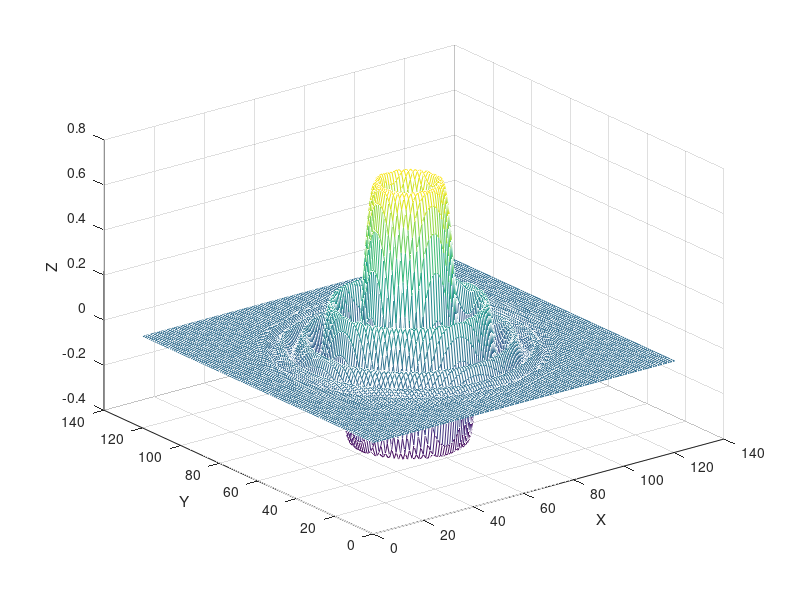

MATLAB code to generate this figure:
clear;
clc;

% [x,y] = meshgrid(0:0.1:5);
% 
% z = sin(x).*cos(y);
% 
% mesh(z);
% xlabel('X');
% ylabel('Y');
% zlabel('Z');

% [x,y] = meshgrid(-5:0.1:5);
% z = cos(x).*sin(y) + 0.5*sin(sqrt(x.^2+y.^2));
% 
% surf(x,y,z)
% shading interp
% xlabel('X');
% ylabel('Y');
% zlabel('Z');
% title('3D')

[x,y] = meshgrid(-3:0.05:3);

z = exp(-(x.^2+y.^2)).*sin(5*(x.^2+y.^2));

mesh(z);
xlabel('X');
ylabel('Y');
zlabel('Z');
